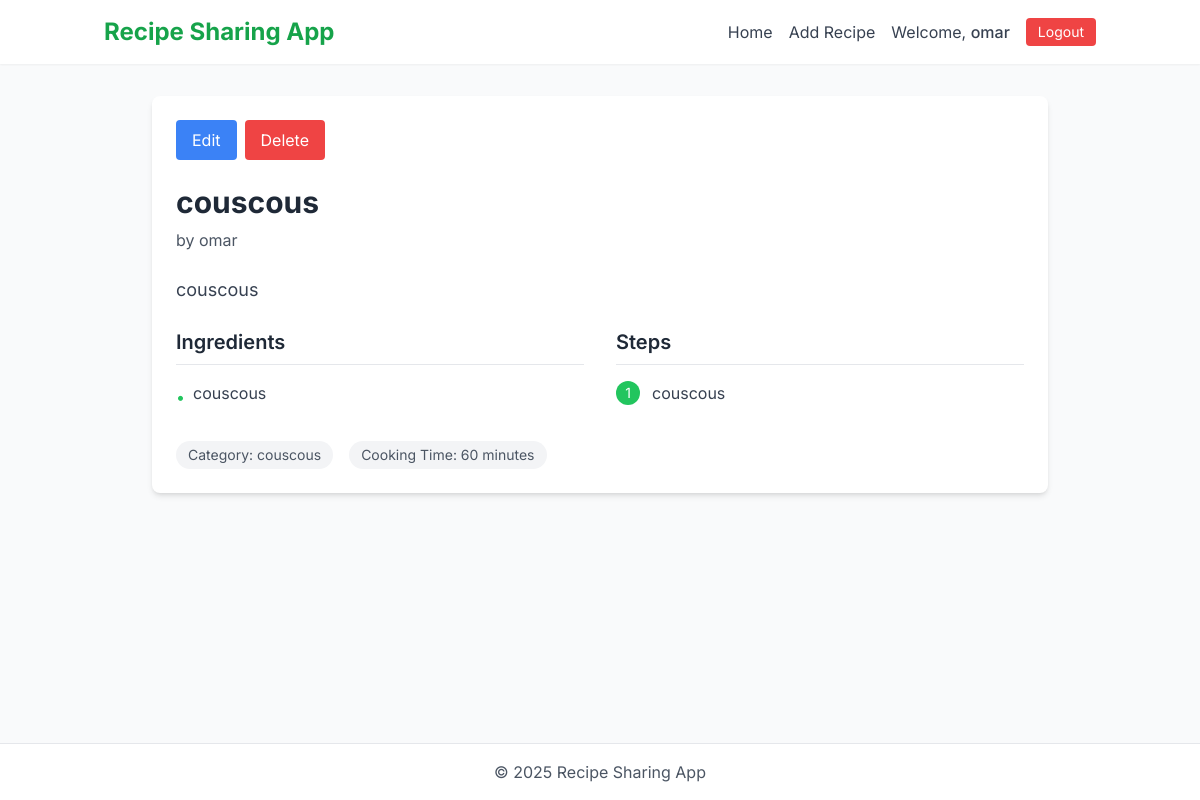
/2/ (signed in), run on the app's committed database.
### recipes/models.py (models this page shows, shortened)
class Recipe(models.Model):
    title = models.CharField(max_length=255)
    description = models.TextField(blank=True)
    ingredients = models.TextField(help_text="One ingredient per line")
    steps = models.TextField(help_text="One step per line")
    category = models.CharField(max_length=100, blank=True)
    cooking_time = models.PositiveIntegerField(
        null=True, blank=True, help_text="Minutes"
    )
    author = models.ForeignKey(User, on_delete=models.CASCADE, related_name="recipes")
    created_at = models.DateTimeField(auto_now_add=True)
    updated_at = models.DateTimeField(auto_now=True)

### recipes/views.py (the view)
# urls.py: path("<int:pk>/", views.recipe_detail, name="detail"),
@login_required
def recipe_detail(request, pk):
    recipe = get_object_or_404(Recipe, pk=pk)
    return render(request, "recipes/recipe_detail.html", {"recipe": recipe})

### templates/recipes/recipe_detail.html
{% extends "base.html" %}
{% block content %}
<div class="max-w-4xl mx-auto bg-white rounded-lg shadow-md overflow-hidden">
    <div class="p-6">
        {% if user.is_authenticated and recipe.author == user %}
            <div class="flex gap-2 mb-6">
                <a href="{% url 'recipes:edit' recipe.pk %}" class="bg-blue-500 hover:bg-blue-600 text-white px-4 py-2 rounded transition-colors">
                    Edit
                </a>
                <a href="{% url 'recipes:delete' recipe.pk %}" class="bg-red-500 hover:bg-red-600 text-white px-4 py-2 rounded transition-colors">
                    Delete
                </a>
            </div>
        {% endif %}
        <div class="mb-6">
            <h1 class="text-3xl font-bold text-gray-800 mb-2">{{ recipe.title }}</h1>
            <p class="text-gray-600">by {{ recipe.author.username }}</p>
        </div>
        {% if recipe.description %}
            <p class="text-gray-700 text-lg mb-6">{{ recipe.description }}</p>
        {% endif %}
        <div class="grid md:grid-cols-2 gap-8 mb-8">
            <div>
                <h3 class="text-xl font-semibold text-gray-800 mb-4 pb-2 border-b">Ingredients</h3>
                <ul class="space-y-2">
                    {% for ing in recipe.ingredients.splitlines %}
                        {% if ing.strip %}
                            <li class="flex items-start">
                                <span class="text-green-500 mr-2 mt-1">•</span>
                                <span class="text-gray-700">{{ ing.strip }}</span>
                            </li>
                        {% endif %}
                    {% endfor %}
                </ul>
            </div>
            <div>
                <h3 class="text-xl font-semibold text-gray-800 mb-4 pb-2 border-b">Steps</h3>
                <ol class="space-y-3">
                    {% for step in recipe.steps.splitlines %}
                        {% if step.strip %}
                            <li class="flex items-start">
                                <span class="bg-green-500 text-white rounded-full w-6 h-6 flex items-center justify-center text-sm mr-3 flex-shrink-0">{{ forloop.counter }}</span>
                                <span class="text-gray-700">{{ step.strip }}</span>
                            </li>
                        {% endif %}
                    {% endfor %}
                </ol>
            </div>
        </div>
        <div class="flex flex-wrap gap-4 text-sm text-gray-600">
            <span class="bg-gray-100 px-3 py-1 rounded-full">Category: {{ recipe.category }}</span>
            <span class="bg-gray-100 px-3 py-1 rounded-full">Cooking Time: {{ recipe.cooking_time }} minutes</span>
        </div>
    </div>
</div>
{% endblock %}

### templates/base.html (shortened to what this page needs)
{% load static %}
<!DOCTYPE html>
<html lang="en">
<head>
    <script src="https://cdn.tailwindcss.com"></script>
    <link rel="stylesheet" href="{% static 'css/mystyles.css' %}">
</head>
<body class="bg-gray-50 min-h-screen flex flex-col">
    <header class="bg-white shadow-sm">
        <div class="container mx-auto px-4 py-4">
            <div class="flex flex-col md:flex-row md:items-center md:justify-between">
                <h1 class="text-2xl font-bold text-green-600 mb-4 md:mb-0">Recipe Sharing App</h1>
                <nav class="flex flex-wrap items-center gap-4">
                    <a href="{% url 'recipes:list' %}" class="text-gray-700 hover:text-green-600 transition-colors">Home</a>
                    <a href="{% url 'recipes:create' %}" class="text-gray-700 hover:text-green-600 transition-colors">Add Recipe</a>
                    {% if user.is_authenticated %}
                        <span class="text-gray-700">Welcome, <span class="font-medium">{{ user.username }}</span></span>
                        <form action="{% url 'logout' %}" method="post" class="inline">
                            <button type="submit" class="bg-red-500 hover:bg-red-600 text-white px-3 py-1 rounded text-sm transition-colors">Logout</button>
                        </form>
                    {% else %}
                        <a href="{% url 'login' %}" class="text-gray-700 hover:text-green-600 transition-colors">Login</a>
                        <a href="{% url 'users:signup' %}" class="bg-green-500 hover:bg-green-600 text-white px-3 py-1 rounded transition-colors">Sign Up</a>
                    {% endif %}
                </nav>
            </div>
        </div>
    </header>
    <main class="flex-grow container mx-auto px-4 py-8">
        {% block content %}{% endblock %}
    </main>
    <footer class="bg-white border-t mt-auto">
        <div class="container mx-auto px-4 py-4 text-center text-gray-600">
            <p>&copy; 2025 Recipe Sharing App</p>
        </div>
    </footer>
</body>
</html>

### static/css/mystyles.css (style rules this page uses)
body { font-family: 'Inter', sans-serif; }

### data on the page
Recipe: title "couscous", author.username "omar", description "couscous", strip "couscous", strip "couscous", category "couscous", cooking_time "60"

### other printed values
{{ user.username }} "omar"
